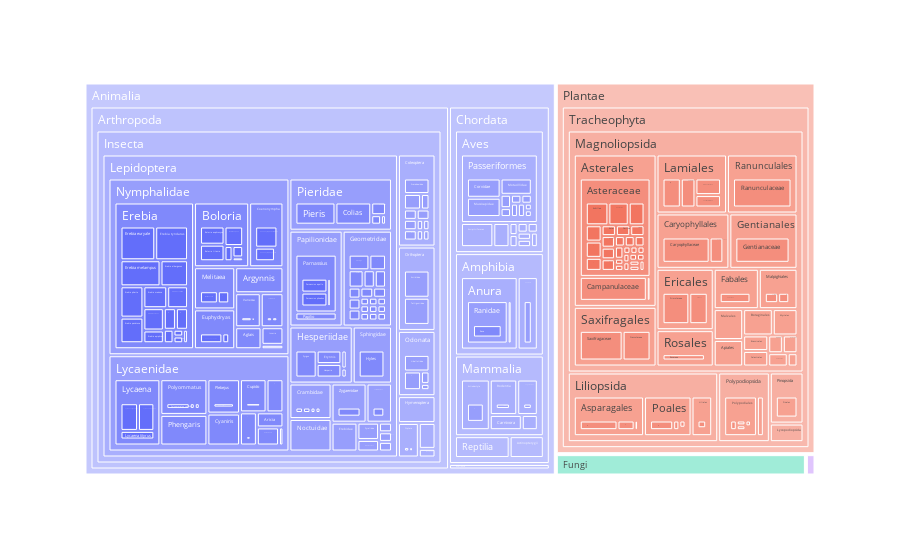

The notebook cell this image was saved under:
### Markdown cell above
#### TreeMap delle osservazioni nel Parco Naturale Veglia Devero

### Code cell
import plotly.express as px

# create a treemap plot using plotly express with the data in osservazioni_veglia_devero_gdf_subset
fig = px.treemap(osservazioni_veglia_devero_gdf_subset, path=['taxon_kingdom_name','taxon_phylum_name','taxon_class_name','taxon_order_name','taxon_family_name','taxon_genus_name','taxon_species_name'])
fig.show()

### Figure 1 — Plotly figure (JSON) as saved in the notebook; plotly's stock layout.template omitted (floating-point values rounded to 4 significant figures; data arrays with more than 128 entries replaced by an {"elided": "..."} marker saying what was removed)
{"data": [{"branchvalues": "total", "domain": {"x": [0, 1], "y": [0, 1]}, "hovertemplate": "labels=%{label}<br>count=%{value}<br>parent=%{parent}<br>id=%{id}<extra></extra>", "ids": {"elided": "1074 str values"}, "labels": {"elided": "1074 str values"}, "name": "", "parents": {"elided": "1074 str values"}, "type": "treemap", "values": {"elided": "1074 int values"}}], "layout": {"legend": {"tracegroupgap": 0}, "margin": {"t": 60}}}
